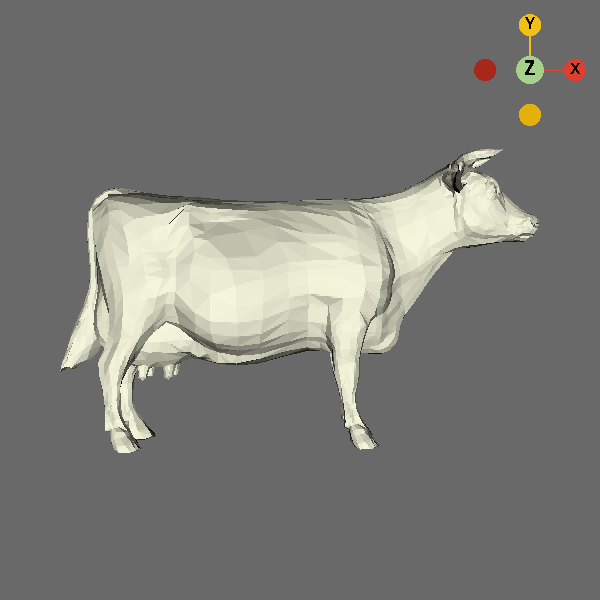

Python code for this plot:
#!/usr/bin/env python

# Use a camera orientation widget to interactively control the camera.

import os
from pathlib import Path

# Factory overrides: importing these modules registers the OpenGL rendering
# and interaction style implementations for vtkRenderingCore factory classes.
import vtkmodules.vtkInteractionStyle  # noqa: F401
import vtkmodules.vtkRenderingOpenGL2  # noqa: F401

# VTK pipeline classes used in this example
from vtkmodules.vtkIOXML import vtkXMLPolyDataReader
from vtkmodules.vtkInteractionWidgets import vtkCameraOrientationWidget
from vtkmodules.vtkRenderingCore import (
    vtkActor,
    vtkPolyDataMapper,
    vtkRenderWindow,
    vtkRenderWindowInteractor,
    vtkRenderer,
)

# Colors (normalized RGB)
beige_rgb = (0.961, 0.961, 0.863)
dim_gray_rgb = (0.412, 0.412, 0.412)

# Data: read cow.vtp
data_dir = Path(os.environ.get("VPE_DATA_DIR", Path(__file__).parent))
file_path = data_dir / "cow.vtp"

# Reader: load XML poly data
reader = vtkXMLPolyDataReader()
reader.SetFileName(str(file_path))

# Mapper: map polygon data to graphics primitives
mapper = vtkPolyDataMapper()
mapper.SetInputConnection(reader.GetOutputPort())

# Actor: assign the mapped geometry
actor = vtkActor()
actor.GetProperty().SetColor(beige_rgb)
actor.SetMapper(mapper)

# Renderer: assemble the scene
renderer = vtkRenderer()
renderer.AddActor(actor)
renderer.SetBackground(dim_gray_rgb)

# Window: display the rendered scene
render_window = vtkRenderWindow()
render_window.AddRenderer(renderer)
render_window.SetWindowName("camera orientation widget")
render_window.SetMultiSamples(0)
render_window.SetSize(600, 600)

# Interactor: handle mouse and keyboard events
render_window_interactor = vtkRenderWindowInteractor()
render_window_interactor.SetRenderWindow(render_window)

# CameraOrientationWidget: orientation gizmo for camera control
cow = vtkCameraOrientationWidget()
cow.SetParentRenderer(renderer)
cow.On()

# Launch the interactive visualization
render_window.Render()
render_window_interactor.Initialize()
render_window_interactor.Start()
